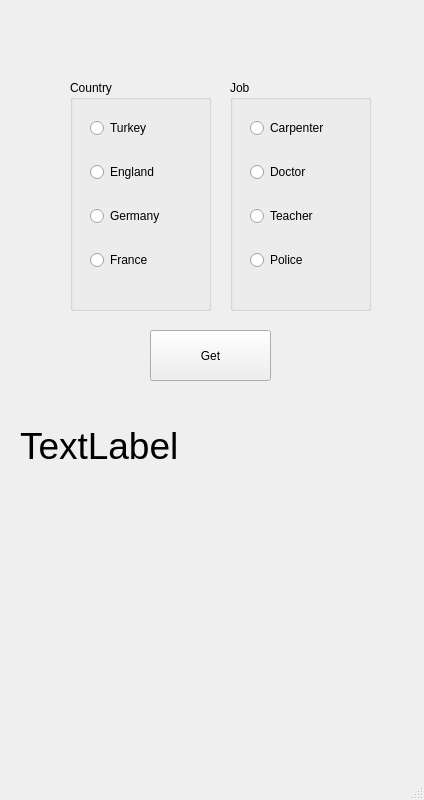
<?xml version="1.0" encoding="UTF-8"?>
<ui version="4.0">
 <class>MainWindow</class>
 <widget class="QMainWindow" name="MainWindow">
  <property name="geometry">
   <rect>
    <x>0</x>
    <y>0</y>
    <width>424</width>
    <height>800</height>
   </rect>
  </property>
  <property name="windowTitle">
   <string>MainWindow</string>
  </property>
  <widget class="QWidget" name="centralwidget">
   <widget class="QGroupBox" name="country_box">
    <property name="geometry">
     <rect>
      <x>70</x>
      <y>80</y>
      <width>141</width>
      <height>231</height>
     </rect>
    </property>
    <property name="title">
     <string>Country</string>
    </property>
    <widget class="QWidget" name="gridLayoutWidget">
     <property name="geometry">
      <rect>
       <x>20</x>
       <y>20</y>
       <width>101</width>
       <height>191</height>
      </rect>
     </property>
     <layout class="QGridLayout" name="gridLayout">
      <item row="1" column="0">
       <widget class="QRadioButton" name="england">
        <property name="text">
         <string>England</string>
        </property>
       </widget>
      </item>
      <item row="0" column="0">
       <widget class="QRadioButton" name="turkey">
        <property name="text">
         <string>Turkey</string>
        </property>
       </widget>
      </item>
      <item row="3" column="0">
       <widget class="QRadioButton" name="france">
        <property name="text">
         <string>France</string>
        </property>
       </widget>
      </item>
      <item row="2" column="0">
       <widget class="QRadioButton" name="germany">
        <property name="text">
         <string>Germany</string>
        </property>
       </widget>
      </item>
     </layout>
    </widget>
   </widget>
   <widget class="QGroupBox" name="job_group">
    <property name="geometry">
     <rect>
      <x>230</x>
      <y>80</y>
      <width>141</width>
      <height>231</height>
     </rect>
    </property>
    <property name="title">
     <string>Job</string>
    </property>
    <widget class="QWidget" name="gridLayoutWidget_2">
     <property name="geometry">
      <rect>
       <x>20</x>
       <y>20</y>
       <width>101</width>
       <height>191</height>
      </rect>
     </property>
     <layout class="QGridLayout" name="gridLayout_2">
      <item row="3" column="0">
       <widget class="QRadioButton" name="police">
        <property name="text">
         <string>Police</string>
        </property>
       </widget>
      </item>
      <item row="0" column="0">
       <widget class="QRadioButton" name="carpenter">
        <property name="text">
         <string>Carpenter</string>
        </property>
       </widget>
      </item>
      <item row="1" column="0">
       <widget class="QRadioButton" name="doctor">
        <property name="text">
         <string>Doctor</string>
        </property>
       </widget>
      </item>
      <item row="2" column="0">
       <widget class="QRadioButton" name="teacher">
        <property name="text">
         <string>Teacher</string>
        </property>
       </widget>
      </item>
     </layout>
    </widget>
   </widget>
   <widget class="QPushButton" name="get_selected">
    <property name="geometry">
     <rect>
      <x>150</x>
      <y>330</y>
      <width>121</width>
      <height>51</height>
     </rect>
    </property>
    <property name="text">
     <string>Get</string>
    </property>
   </widget>
   <widget class="QLabel" name="label">
    <property name="geometry">
     <rect>
      <x>20</x>
      <y>390</y>
      <width>381</width>
      <height>111</height>
     </rect>
    </property>
    <property name="font">
     <font>
      <pointsize>28</pointsize>
     </font>
    </property>
    <property name="text">
     <string>TextLabel</string>
    </property>
   </widget>
  </widget>
  <widget class="QMenuBar" name="menubar">
   <property name="geometry">
    <rect>
     <x>0</x>
     <y>0</y>
     <width>424</width>
     <height>21</height>
    </rect>
   </property>
  </widget>
  <widget class="QStatusBar" name="statusbar"/>
 </widget>
 <resources/>
 <connections/>
</ui>
